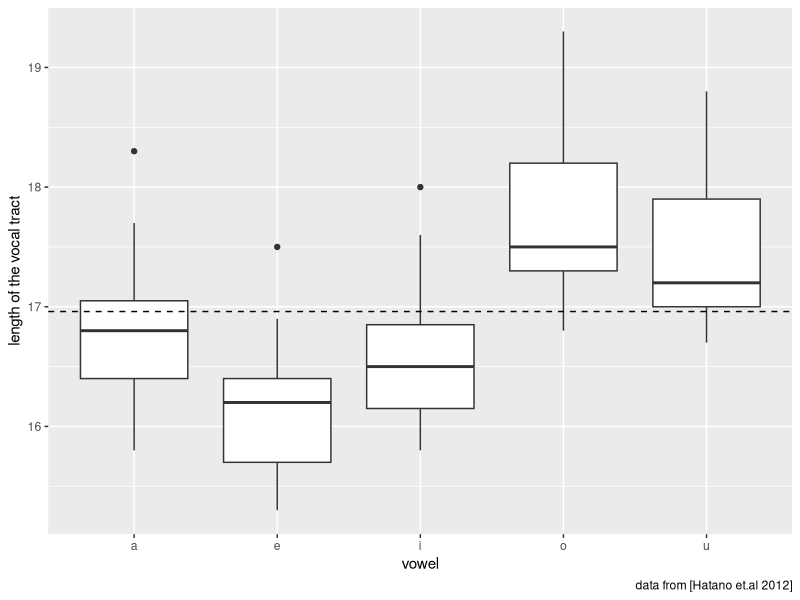

Recreate this plot in R.
# В работе [Hatano, Kitamura, Takemoto, Mokhtari, Honda, Masaki 2012]
# исследовалась длина голосового тракта при произнесении разных гласных
# (переменные a.vtl, i.vtl…). В исследовании приняли участие 15 носителей
# японского языка. В датасет записаны их рост (body.height) и возраст (age).
# Напишите скрипт, который максимаально точно воспроизводит график и приложите
# его и свой код в качестве решения.
# https://raw.githubusercontent.com/agricolamz/r_on_line_course_data/master/data.japanese.vocal.tract.length.csv

library(tidyverse)

x <- read_csv('datasets/data.japanese.vocal.tract.length.csv')

x %>%
    # сокращаем имена столбцов для более удобного отображения на графике
    mutate(a = a.vtl, e = e.vtl, i = i.vtl, o = o.vtl, u = u.vtl) %>%
    # собираем данные, предназначенные для отображения:
    # vowel - названия гласных, length - соответствующая длина голосового тракта
    gather(key = vowel, value = length, a:u) %>%
    # данные для графика: x - названия гласных, y - длина голосового тракта,
    ggplot(aes(x = vowel, y = length)) +
    # рисуем боксы, соответсвующие гласным
    geom_boxplot() +
    # наносим линию, отображающую среднее значение
    geom_hline(aes(yintercept = mean(mean)), linetype = 2) +
    # изменяем оформление некоторых элементов графика для улучшения
    # читабельности
    labs(
        y = 'length of the vocal tract',
        caption = 'data from [Hatano et.al 2012]'
    )
